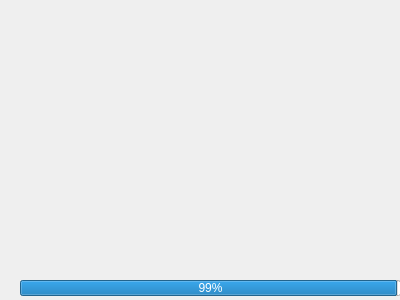
<?xml version="1.0" encoding="UTF-8"?>
<ui version="4.0">
 <class>Form</class>
 <widget class="QWidget" name="Form">
  <property name="geometry">
   <rect>
    <x>0</x>
    <y>0</y>
    <width>400</width>
    <height>300</height>
   </rect>
  </property>
  <property name="windowTitle">
   <string>Form</string>
  </property>
  <widget class="QProgressBar" name="progressBar">
   <property name="geometry">
    <rect>
     <x>20</x>
     <y>280</y>
     <width>381</width>
     <height>16</height>
    </rect>
   </property>
   <property name="value">
    <number>99</number>
   </property>
   <property name="textVisible">
    <bool>true</bool>
   </property>
   <property name="orientation">
    <enum>Qt::Horizontal</enum>
   </property>
   <property name="invertedAppearance">
    <bool>false</bool>
   </property>
   <property name="textDirection">
    <enum>QProgressBar::TopToBottom</enum>
   </property>
  </widget>
 </widget>
 <resources/>
 <connections/>
</ui>
